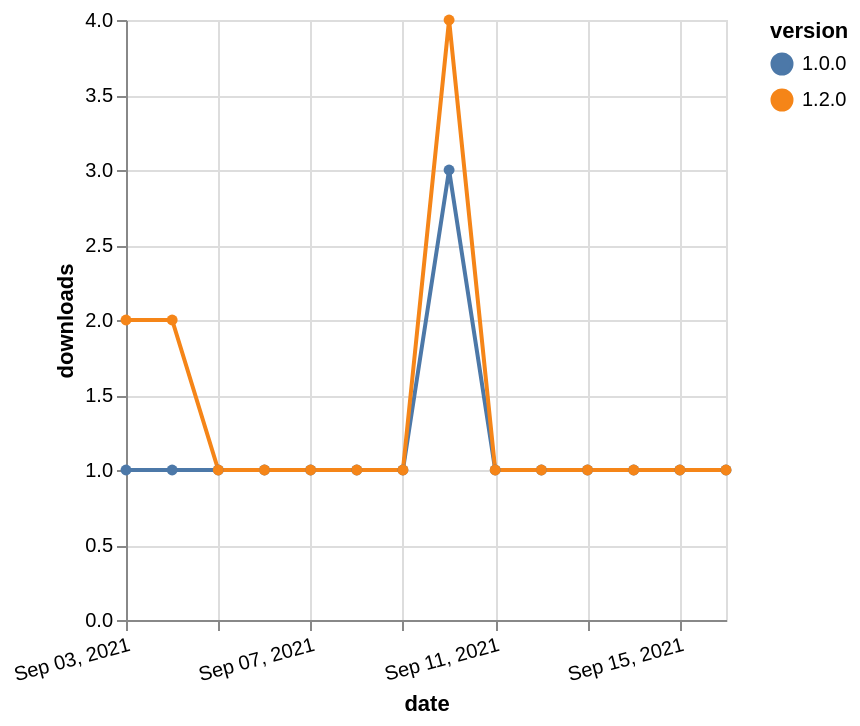

Express this chart as Vega-Lite.
### Vega-Lite specification from a JSON file in a GitHub repository (floating-point values rounded to 4 significant figures)
{"$schema": "https://vega.github.io/schema/vega-lite/v5.json", "description": "A simple bar chart with embedded data.", "data": {"values": [{"date": "2021-09-03", "total": 204, "delta": 1, "version": "1.0.0"}, {"date": "2021-09-04", "total": 205, "delta": 1, "version": "1.0.0"}, {"date": "2021-09-05", "total": 206, "delta": 1, "version": "1.0.0"}, {"date": "2021-09-06", "total": 207, "delta": 1, "version": "1.0.0"}, {"date": "2021-09-07", "total": 208, "delta": 1, "version": "1.0.0"}, {"date": "2021-09-08", "total": 209, "delta": 1, "version": "1.0.0"}, {"date": "2021-09-09", "total": 210, "delta": 1, "version": "1.0.0"}, {"date": "2021-09-10", "total": 213, "delta": 3, "version": "1.0.0"}, {"date": "2021-09-11", "total": 214, "delta": 1, "version": "1.0.0"}, {"date": "2021-09-12", "total": 215, "delta": 1, "version": "1.0.0"}, {"date": "2021-09-13", "total": 216, "delta": 1, "version": "1.0.0"}, {"date": "2021-09-14", "total": 217, "delta": 1, "version": "1.0.0"}, {"date": "2021-09-15", "total": 218, "delta": 1, "version": "1.0.0"}, {"date": "2021-09-16", "total": 219, "delta": 1, "version": "1.0.0"}, {"date": "2021-09-03", "total": 127, "delta": 2, "version": "1.2.0"}, {"date": "2021-09-04", "total": 129, "delta": 2, "version": "1.2.0"}, {"date": "2021-09-05", "total": 130, "delta": 1, "version": "1.2.0"}, {"date": "2021-09-06", "total": 131, "delta": 1, "version": "1.2.0"}, {"date": "2021-09-07", "total": 132, "delta": 1, "version": "1.2.0"}, {"date": "2021-09-08", "total": 133, "delta": 1, "version": "1.2.0"}, {"date": "2021-09-09", "total": 134, "delta": 1, "version": "1.2.0"}, {"date": "2021-09-10", "total": 138, "delta": 4, "version": "1.2.0"}, {"date": "2021-09-11", "total": 139, "delta": 1, "version": "1.2.0"}, {"date": "2021-09-12", "total": 140, "delta": 1, "version": "1.2.0"}, {"date": "2021-09-13", "total": 141, "delta": 1, "version": "1.2.0"}, {"date": "2021-09-14", "total": 142, "delta": 1, "version": "1.2.0"}, {"date": "2021-09-15", "total": 143, "delta": 1, "version": "1.2.0"}, {"date": "2021-09-16", "total": 144, "delta": 1, "version": "1.2.0"}]}, "width": "container", "mark": {"type": "line", "point": {"filled": true}}, "encoding": {"x": {"field": "date", "type": "temporal", "timeUnit": "yearmonthdate", "title": "date", "axis": {"labelAngle": -15}}, "y": {"field": "delta", "type": "quantitative", "title": "downloads"}, "color": {"field": "version", "type": "nominal"}, "tooltip": {"field": "delta"}}}
